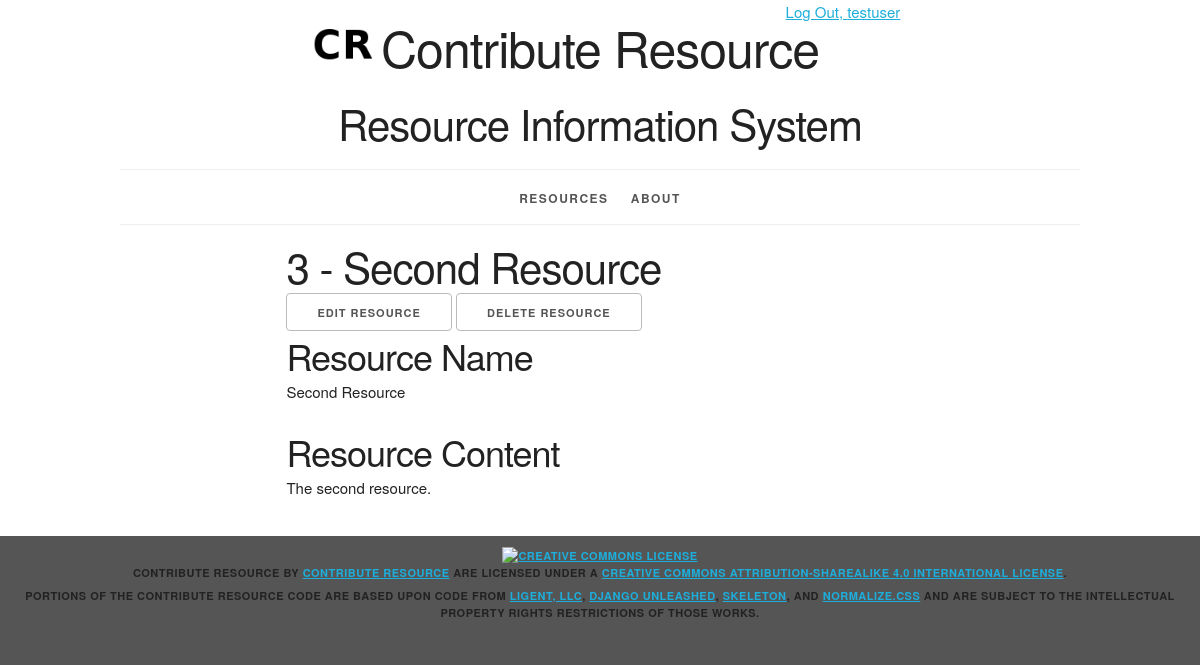
The app's page /resource/3/ (signed in), older data.
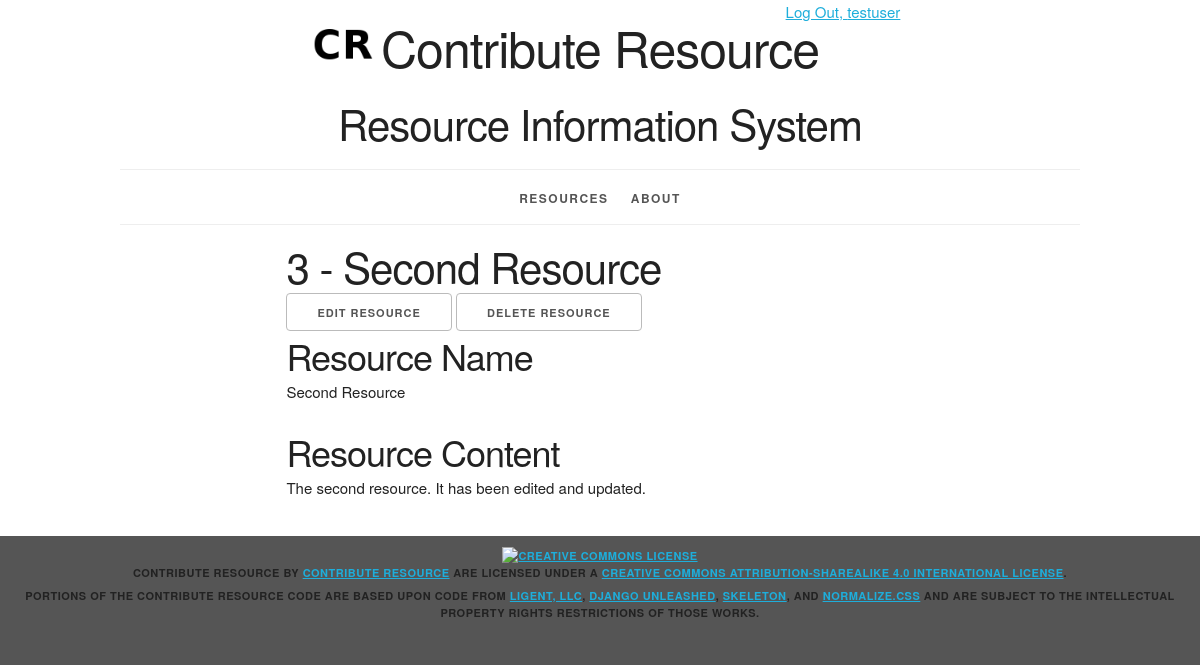
The same page, newer data.
### resourceinfo/models.py (models this page shows, shortened)
class Resource(models.Model):
    resource_id = models.AutoField(primary_key=True)
    resource_name = models.CharField(max_length=255)
    resource_content = models.CharField(max_length=8000)
    def __str__(self):
        return '%s - %s' % (self.resource_id, self.resource_name)
    def get_update_url(self):
        return reverse('resourceinfo_resource_update_urlpattern',
                       kwargs={'pk': self.resource_id}
                       )
    def get_delete_url(self):
        return reverse(
            'resourceinfo_resource_delete_urlpattern',
            kwargs={'requested_resource_id': self.resource_id}
        )
    class Meta:
        ordering = ['resource_id']
        permissions = (
            ("view_resource", "Can view resource"),
        )

### resourceinfo/views.py (the view)
@require_authenticated_permission(
    'resourceinfo.view_resource')
class ResourceDetail(View):
    def get(self, request, requested_resource_id):
        resource = get_object_or_404(
            Resource,
            resource_id=requested_resource_id
        )
        return render(
            request,
            'resourceinfo/resource_detail.html',
	        {'resource': resource,}
         )

### resourceinfo/templates/resourceinfo/resource_detail.html (shortened to what this page needs)
{% extends 'resourceinfo/base.html' %}
{% block content %}
<article>
  <div class="row">
  <div class="offset-by-two eight columns">
    <h2>{{ resource }}</h2>
     <ul class="inline">
         {% if perms.resourceinfo.change_resource %}
        <li>
          <a href="{{ resource.get_update_url }}"
          class="button">
            Edit Resource</a></li>
         {% endif %}
         {% if perms.resourceinfo.delete_resource %}
        <li>
          <a href="{{ resource.get_delete_url }}"
          class="button">
            Delete Resource</a></li>
        {% endif %}
    </ul>
    <section>
        <h3>Resource Name</h3>
        <p>{{ resource.resource_name }}</p>
        <h3>Resource Content</h3>
        <p>{{ resource.resource_content }}</p>
    </section>
  </div></div>
</article>
{% endblock %}

Row changes from the older to the newer data that the page shows:
changed Resource "3 - Second Resource": resource_content "The second resource." → "The second resource. It has been edited and updated."
